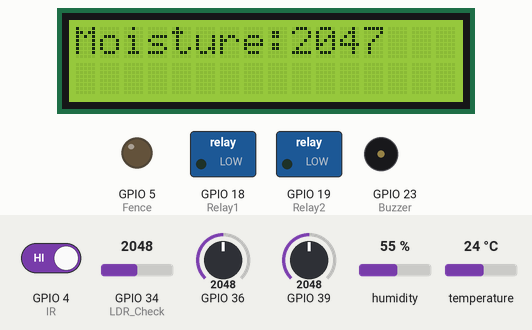
A sketch run on a simulated ESP32. On the bench: 16×2 character LCD, switched loads named in the sketch (green lamp = pin HIGH), output pins drawn as LEDs (lit = HIGH), buzzer (waves = sounding, pin HIGH). The inputs (shaded band) are chosen by the test bench; at power-on: GPIO 34 (LDR_Check) = 2048, GPIO 36 = 2048, GPIO 4 (IR) HIGH, GPIO 39 = 2048, humidity 55 %, temperature 24 °C. WiFi joins after 1.5 s; servers stay silent unless stated; what the sketch prints to the serial monitor is not drawn.

Above: at 5.0 s.
5.1 s: GPIO 34 (LDR_Check) set to 3025
At 10.0 s:
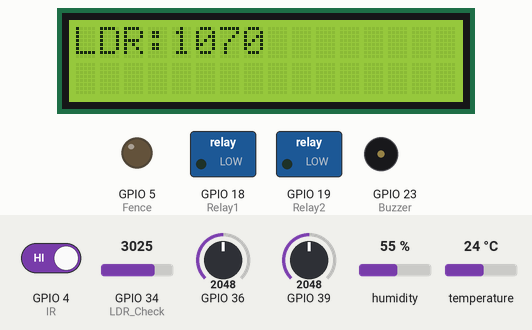
15.0 s: GPIO 34 (LDR_Check) set to 3154
At 17.6 s:
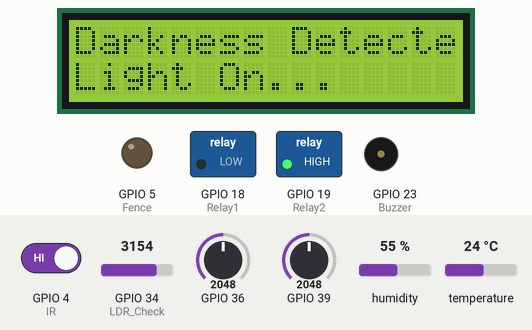
23.0 s: GPIO 36 set to 3824
At 28.2 s:
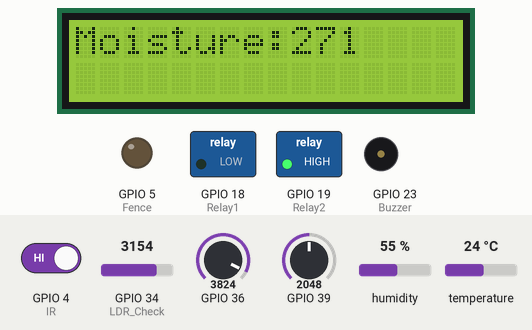
32.2 s: GPIO 36 set to 3931
At 36.4 s:
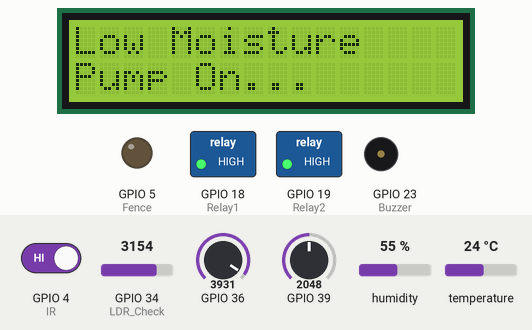
46.2 s: GPIO 4 (IR) driven LOW
At 51.4 s:
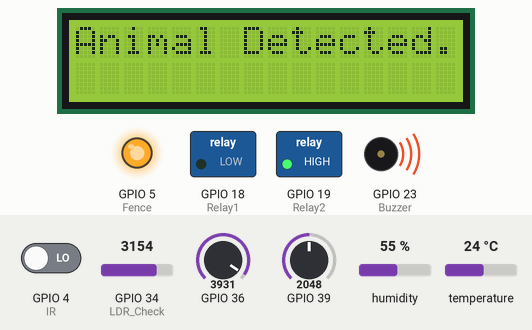
56.3 s: GPIO 39 set to 3035
At 60.1 s:
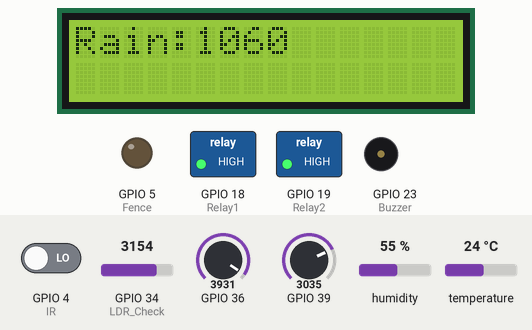
60.9 s: GPIO 39 set to 3148
Timing chart, 0 to 75.9 s (numbered marks = the images above; inputs shaded):
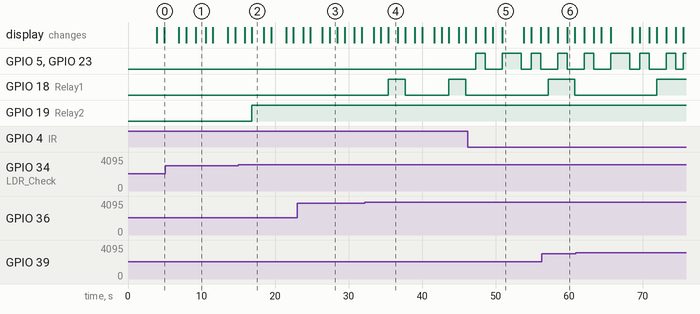

The sketch:

smart_irrigation.ino
```cpp
#include <LiquidCrystal.h>
const int rs=13,en=12,d4=14,d5=27,d6=26,d7=25;
LiquidCrystal lcd(rs,en,d4,d5,d6,d7);


#include <WiFi.h>
#include <WiFiClientSecure.h>
#include <UniversalTelegramBot.h>


const char* ssid = "Irrigation123";
const char* password = "123456789";


#include<dht.h>
#define dht_dpin 15

int IR=4;

int Relay1=18;
int Relay2=19;

int Fence=5;

int Buzzer=23;


dht DHT;


WiFiClient  client;

// Telegram Bot Token (from BotFather)
#define BOT_TOKEN "8357130564:AAEhuAOPzyZ4us20lVkhZ6Ip1l9iOFhEMbU"

// Your Telegram Chat ID
#define CHAT_ID "5604302392"

// Initialize Telegram BOT
WiFiClientSecure secured_client;
UniversalTelegramBot bot(BOT_TOKEN, secured_client);

unsigned long lastTime;
unsigned long botRequestDelay = 1000; // Check for new messages every second

int str_len;
char textmessage[20];
void Connect_wifi();


float tempc,Humidity;
int M_val,R_val,L_val;

void setup()
{
  pinMode(IR,INPUT);
  pinMode(Buzzer,OUTPUT);

  pinMode(Relay1,OUTPUT);
  pinMode(Relay2,OUTPUT);
  pinMode(Fence,OUTPUT);

  digitalWrite(Relay1,LOW);
   digitalWrite(Relay2,LOW);
    digitalWrite(Fence,LOW);

   Serial.begin(9600);

    lcd.begin(16, 2);
    lcd.clear();
    lcd.setCursor(0,0);
    lcd.print(" Solar Smart ");
    lcd.setCursor(0,1);
    lcd.print("Irrigatipn S/m");
    delay(2000);


    WiFi.mode(WIFI_STA);

  Connect_wifi();


      // Initialize secure client
  secured_client.setCACert(TELEGRAM_CERTIFICATE_ROOT); // Required for HTTPS
  // If certificate issues, use:
  // secured_client.setInsecure();

  // Send a startup message to Telegram
  bot.sendMessage(CHAT_ID, "Solar Based Smart Irrigation System...");

}
void Connect_wifi()
{


  // Attempt to connect to Wifi network:
  Serial.print("Connecting Wifi: ");
  Serial.println(ssid);

  WiFi.mode(WIFI_STA);
  WiFi.begin(ssid, password);

  while (WiFi.status() != WL_CONNECTED) {
    Serial.print(".");
    delay(500);
  }

  Serial.println("");
  Serial.println("WiFi connected");
  Serial.print("IP address: ");
  Serial.println(WiFi.localIP());

}

void loop()
{
   Humidity_Check();
   Moisture_Check();
   Rain_Check();
   LDR_Check();
   IR_Check();

    if (millis() - lastTime > botRequestDelay)
  {
    int numNewMessages = bot.getUpdates(bot.last_message_received + 1);

    while(numNewMessages) {
      Serial.println("got response");
      for (int i=0; i<numNewMessages; i++) {
        String chat_id = String(bot.messages[i].chat_id);
        String text = bot.messages[i].text;

        Serial.println("Message received: " + text);

        // Command handling
        if (text == "/hello") {
          bot.sendMessage(chat_id, "Hello! ESP32 is online.", "");
        }
        else if (text == "/status")
        {
          String status = "Moisture:"+String(M_val)+'\n'+"Rain:"+String(R_val)+'\n'+"Temperature:"+String(tempc)+'\n'+"Humidity:"+String(Humidity)+'\n'+"LDR:"+String(L_val);
          bot.sendMessage(chat_id, status, "");
        }

        else {
          bot.sendMessage(chat_id, "Unknown command. Available commands:\n/hello\n/status", "");
        }
      }
      numNewMessages = bot.getUpdates(bot.last_message_received + 1);
    }
    lastTime = millis();
  }


}
void Humidity_Check(void)
{
     DHT.read11(dht_dpin);
      Humidity=DHT.humidity;
      tempc=DHT.temperature;
      Serial.print("$Humidity: ");
      Serial.print(DHT.humidity);   // printing Humidity on LCD
      Serial.print(" %");
      Serial.print(" # ");

      Serial.print("$Temperature:");
      Serial.print(DHT.temperature);   // Printing temperature on LCD
      Serial.print(" C");
      Serial.println(" # ");

      lcd.clear();
      lcd.print("Humidity:"+String(DHT.humidity));
      lcd.setCursor(0,1);
      lcd.print("Temp:"+String(DHT.temperature));

      delay(1000);
IR_Check();
 }
void Moisture_Check()
{
 M_val=analogRead(36);
 M_val=4095-M_val;
 Serial.println("Moisture="+String(M_val));
  lcd.clear();
  lcd.print("Moisture:"+String(M_val));
  delay(1000);
  if(M_val<200)
  {
     lcd.clear();
    lcd.print("Low Moisture");
    lcd.setCursor(0,1);
    lcd.print("Pump On...");
    Serial.println("Low Moisture Pump On...");
     digitalWrite(Relay1,HIGH);
     bot.sendMessage(CHAT_ID, "Low Moisture Pump On...");

     delay(1000);
  }
  if(M_val>300)
  {
     digitalWrite(Relay1,LOW);
     delay(1000);
  }
  IR_Check();
}
void Rain_Check()
{
 R_val=analogRead(39);
  R_val=4095-R_val;
 Serial.println("Rain="+String(R_val));
  lcd.clear();
  lcd.print("Rain:"+String(R_val));
  delay(1000);
  if(R_val>1000)
  {
     lcd.clear();
    lcd.print("Rain Detected");
    lcd.setCursor(0,1);
    lcd.print("Pump Off...");
    Serial.println("Rain Detected...");
     digitalWrite(Relay1,LOW);
     bot.sendMessage(CHAT_ID, "Rain Detected");

     delay(1000);
  }
IR_Check();
}
void LDR_Check()
{
 L_val=analogRead(34);
 L_val=4095-L_val;
 Serial.println("LDR="+String(L_val));
  lcd.clear();
  lcd.print("LDR:"+String(L_val));
  delay(1000);
  if(L_val<1000)
  {
     lcd.clear();
    lcd.print("Darkness Detected");
    lcd.setCursor(0,1);
    lcd.print("Light On...");
    Serial.println("Darkness Detected...");
     digitalWrite(Relay2,HIGH);
     bot.sendMessage(CHAT_ID, "Darkness Detected");

     delay(1000);
  }
  if(L_val>2000)
  {
      digitalWrite(Relay2,LOW);
  }
  IR_Check();
}

void IR_Check()
{

  if(digitalRead(IR)==LOW)
  {
    lcd.clear();
    lcd.print("Animal Detected..");
    Serial.println("Animal Detected");
    digitalWrite(Buzzer, HIGH);
    digitalWrite(Fence, HIGH);
    bot.sendMessage(CHAT_ID, "Animal Detected");
    delay(1000);
    digitalWrite(Buzzer, LOW);
    digitalWrite(Fence, LOW);
  }

}
```

Measured:
- the behaviour switches between 3095 and 3096 on GPIO 34 (LDR_Check) (found by bisection; images 1 and 2)
- the behaviour switches between 3895 and 3896 on GPIO 36 (found by bisection; images 3 and 4)
- after the input at 15.0 s, GPIO 19 (Relay2): LOW → HIGH after 1.9 s
- after the input at 32.2 s, GPIO 18 (Relay1): alternates HIGH for 2.3 s and LOW for 5.9 s, starting after 3.2 s
- after the input at 46.2 s, GPIO 5 (Fence), GPIO 23 (Buzzer): goes HIGH 1.3 s, LOW 2.3 s, HIGH 2.6 s, LOW 1.3 s, HIGH 1.3 s, then LOW, starting after 1.1 s; GPIO 18 (Relay1): stays LOW (without the input it goes to HIGH after 5.7 s); the display: changes after 1.1 s (image 5)
- after the input at 60.9 s, GPIO 18 (Relay1): goes on until 71.9 s, then stays HIGH
- what the display in image 1 shows lasts 1.3 s, from 9.2 s to 10.5 s
